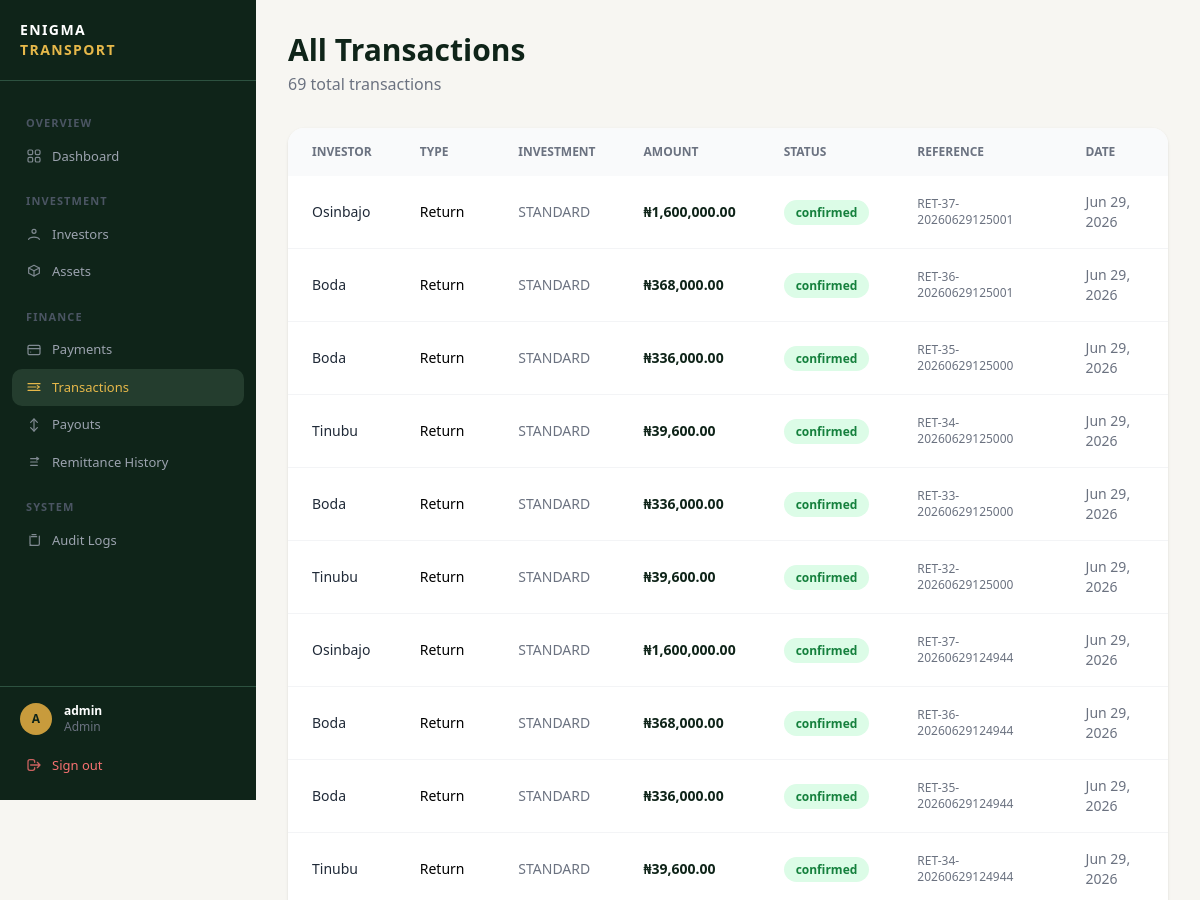
The app's page /transactions/manage/ (signed in, upper part), older data.
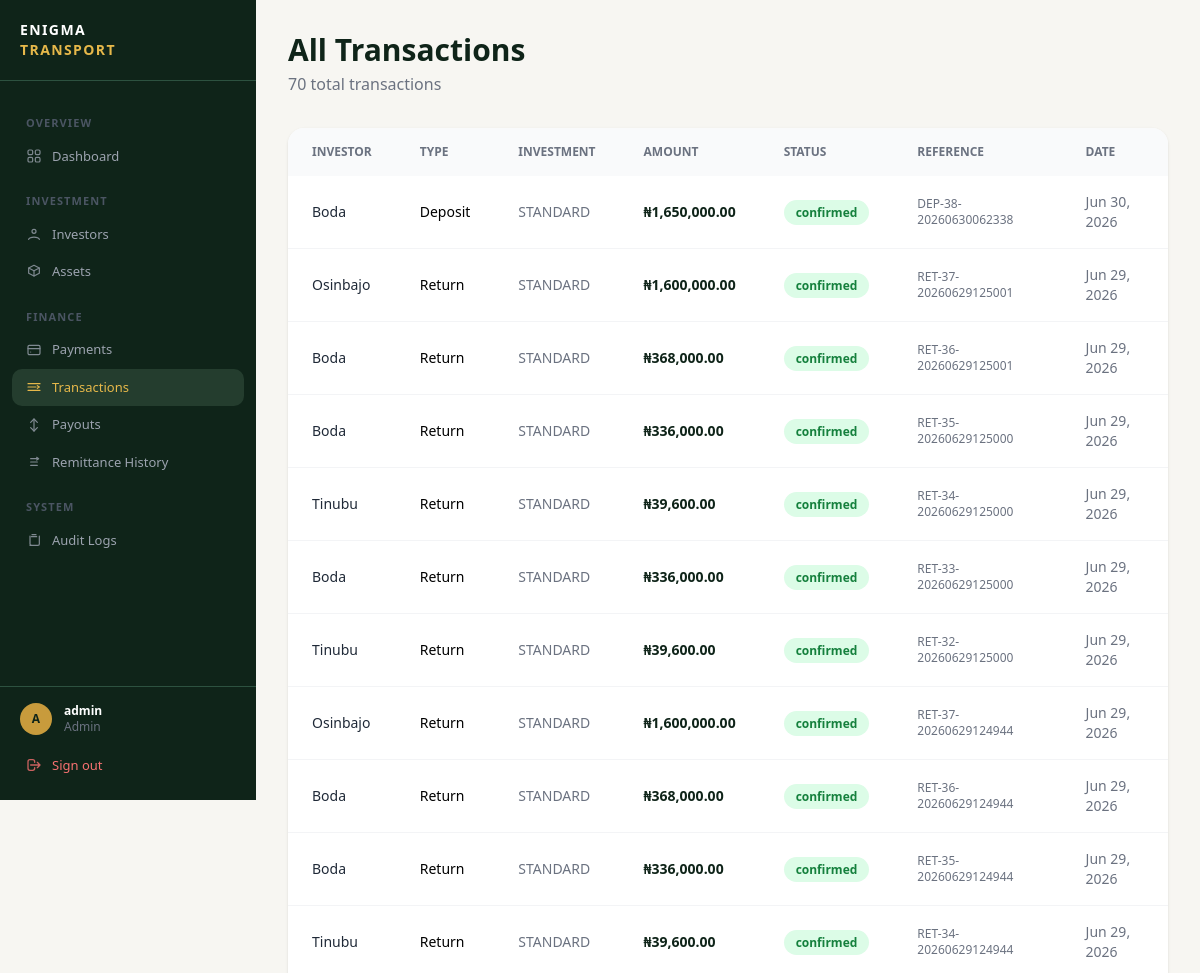
The same page, newer data.
### transactions/models.py (models this page shows, shortened)
class Transaction(models.Model):
    TYPE_CHOICES = (
        ('deposit', 'Deposit'),
        ('withdrawal', 'Withdrawal'),
        ('return', 'Return'),
        ('payout', 'Payout'),
    )
    STATUS_CHOICES = (
        ('pending', 'Pending'),
        ('confirmed', 'Confirmed'),
        ('failed', 'Failed'),
    )
    investment = models.ForeignKey(
        'investments.Investment',
        on_delete=models.CASCADE,
        related_name='transactions'
    )
    transaction_type = models.CharField(max_length=20, choices=TYPE_CHOICES)
    amount = models.DecimalField(max_digits=15, decimal_places=2)
    status = models.CharField(max_length=20, choices=STATUS_CHOICES, default='pending')
    reference = models.CharField(max_length=100, unique=True, blank=True, null=True)
    created_at = models.DateTimeField(auto_now_add=True)

### investments/models.py (models this page shows, shortened)
class Investment(models.Model):
    STATUS_CHOICES = (
        ('pending', 'Pending'),
        ('awaiting_payment', 'Awaiting Payment'),
        ('active', 'Active'),
        ('completed', 'Completed'),
        ('cancelled', 'Cancelled'),
    )
    FREQUENCY_CHOICES = (
        ('weekly', 'Weekly'),
        ('monthly', 'Monthly'),
    )
    investor = models.ForeignKey(
        InvestorProfile,
        on_delete=models.CASCADE,
        related_name='investments'
    )
    tier = models.ForeignKey(
        InvestmentTier,
        on_delete=models.PROTECT
    )
    number_of_assets = models.PositiveIntegerField(default=0)
    investment_amount = models.DecimalField(
        max_digits=15, decimal_places=2, default=0
    )
    status = models.CharField(
        max_length=20, choices=STATUS_CHOICES, default='pending'
    )
    payout_frequency = models.CharField(
        max_length=20, choices=FREQUENCY_CHOICES, default='monthly'
    )
    duration_weeks = models.PositiveIntegerField(null=True, blank=True)
    duration_months = models.PositiveIntegerField(null=True, blank=True)
    start_date = models.DateField(null=True, blank=True)
    end_date = models.DateField(null=True, blank=True)
    service_charge = models.DecimalField(max_digits=15, decimal_places=2, default=0)
    management_fee = models.DecimalField(max_digits=15, decimal_places=2, default=0)
    asset_type = models.CharField(max_length=100, blank=True)
    quantity = models.PositiveIntegerField(default=1)
    created_at = models.DateTimeField(auto_now_add=True)

class InvestmentTier(models.Model):
    name = models.CharField(max_length=100)
    minimum_assets = models.PositiveIntegerField()
    maximum_assets = models.PositiveIntegerField()
    minimum_investment = models.DecimalField(max_digits=15, decimal_places=2)
    return_rate = models.DecimalField(max_digits=5, decimal_places=2)
    active = models.BooleanField(default=True)
    created_at = models.DateTimeField(auto_now_add=True)

### investors/models.py (models this page shows, shortened)
class InvestorProfile(models.Model):
    user = models.OneToOneField(
        settings.AUTH_USER_MODEL, on_delete=models.CASCADE
    )
    phone_number = models.CharField(max_length=20, blank=True, default='')
    bank_name = models.CharField(max_length=100, blank=True, default='')
    account_number = models.CharField(max_length=20, blank=True, default='')
    account_name = models.CharField(max_length=200, blank=True, default='')
    kyc_verified = models.BooleanField(default=False)
    created_at = models.DateTimeField(auto_now_add=True)

### accounts/models.py (models this page shows, shortened)
class User(AbstractUser):
    ROLE_CHOICES = (
        ('admin', 'Admin'),
        ('investor', 'Investor'),
    )
    role = models.CharField(max_length=20, choices=ROLE_CHOICES, default='investor')
    email = models.EmailField(unique=True)  # ← add this
    created_at = models.DateTimeField(auto_now_add=True)

### transactions/views.py (the view)
# urls.py: path('manage/', views.admin_transaction_list_view, name='admin_transaction_list'),
@admin_required
def admin_transaction_list_view(request):
    transactions = Transaction.objects.select_related(
        'investment__investor__user', 'investment__tier'
    ).order_by('-created_at')
    return render(request, 'transactions/admin/transaction_list.html', {
        'transactions': transactions
    })

### templates/transactions/admin/transaction_list.html (shortened to what this page needs)
{% extends 'base.html' %}
{% load humanize %}
{% block dashboard_content %}
<div class="mb-8">
    <h1 class="text-3xl font-bold text-[#0f2419]">All Transactions</h1>
    <p class="text-gray-500 mt-1">{{ transactions.count }} total transactions</p>
</div>
<div class="bg-white rounded-2xl shadow overflow-hidden">
    <table class="w-full text-sm">
        <thead class="bg-gray-50 text-gray-500 uppercase text-xs">
            <tr>
                <th class="px-6 py-4 text-left">Investor</th>
                <th class="px-6 py-4 text-left">Type</th>
                <th class="px-6 py-4 text-left">Investment</th>
                <th class="px-6 py-4 text-left">Amount</th>
                <th class="px-6 py-4 text-left">Status</th>
                <th class="px-6 py-4 text-left">Reference</th>
                <th class="px-6 py-4 text-left">Date</th>
            </tr>
        </thead>
        <tbody class="divide-y divide-gray-100">
            {% for tx in transactions %}
            <tr class="hover:bg-gray-50 transition">
                <td class="px-6 py-4">
                    <p class="font-medium text-gray-800">{{ tx.investment.investor.user.username }}</p>
                </td>
                <td class="px-6 py-4 capitalize font-medium">{{ tx.transaction_type }}</td>
                <td class="px-6 py-4 text-gray-500">{{ tx.investment.tier.name }}</td>
                <td class="px-6 py-4 font-bold text-[#0f2419]">&#8358;{{ tx.amount|floatformat:2|intcomma }}</td>
                <td class="px-6 py-4">
                    <span class="px-3 py-1 rounded-full text-xs font-semibold
                        {% if tx.status == 'confirmed' %}bg-green-100 text-green-700
                        {% elif tx.status == 'pending' %}bg-yellow-100 text-yellow-700
                        {% else %}bg-red-100 text-red-700{% endif %}">
                        {{ tx.status }}
                    </span>
                </td>
                <td class="px-6 py-4 text-gray-500 text-xs">{{ tx.reference|default:"—" }}</td>
                <td class="px-6 py-4 text-gray-500">{{ tx.created_at|date:"M d, Y" }}</td>
            </tr>
            {% empty %}
            <tr>
                <td colspan="7" class="px-6 py-16 text-center text-gray-400">No transactions yet.</td>
            </tr>
            {% endfor %}
        </tbody>
    </table>
</div>
{% endblock %}

Row changes from the older to the newer data that the page shows:
added Transaction: investment.investor.user.username "Boda", transaction_type "Deposit", investment.tier.name "STANDARD", amount "1,650,000.00", status "confirmed", reference "DEP-38-20260630062338", created_at "Jun 30, 2026"
Text that changed along with them:
{{ transactions.count }}: "69" → "70"
